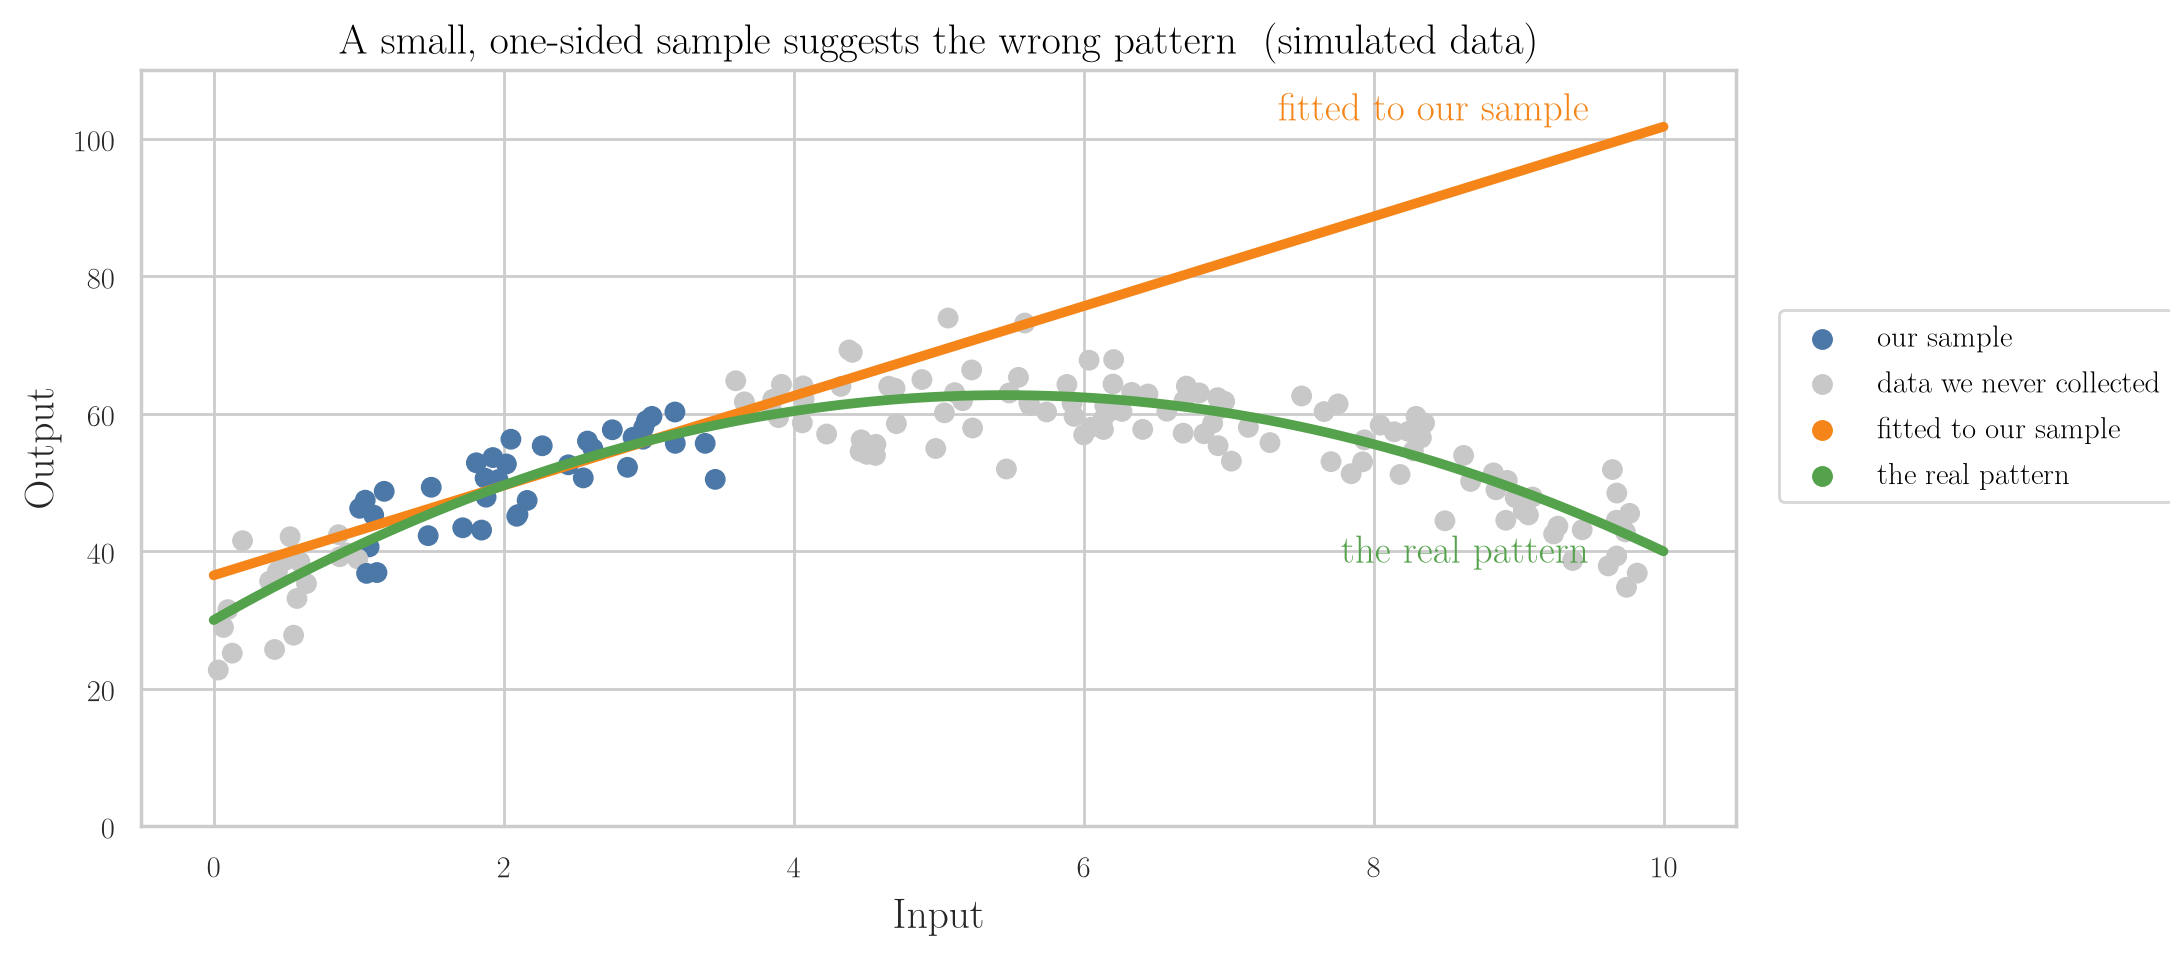

Reproduce this figure in Python.
"""A non-representative sample tells the wrong story. Simulated data."""
from pathlib import Path
import numpy as np
import pandas as pd
import seaborn as sns
import seaborn.objects as so

here = Path(__file__).parent
rng = np.random.default_rng(2)
true = lambda x: 30 + 12 * x - 1.1 * x ** 2      # the real relationship: rises, then falls
x_all = rng.uniform(0, 10, 160)
y_all = true(x_all) + rng.normal(0, 4, x_all.size)
in_sample = (x_all > 1) & (x_all < 3.5)          # we only collected data from one narrow range

slope, intercept = np.polyfit(x_all[in_sample], y_all[in_sample], 1)
xs = np.linspace(0, 10, 100)
points = pd.DataFrame({"x": x_all, "y": y_all,
                       "Data": np.where(in_sample, "our sample", "data we never collected")})
lines = pd.concat([pd.DataFrame({"x": xs, "y": slope * xs + intercept, "Line": "fitted to our sample"}),
                   pd.DataFrame({"x": xs, "y": true(xs), "Line": "the real pattern"})], ignore_index=True)

labels = pd.DataFrame({"x": [9.6, 9.6], "y": [slope * 9.6 + intercept, true(9.6) - 9],
                       "t": ["fitted to our sample", "the real pattern"], "Line": ["fitted to our sample", "the real pattern"]})

plot = (
    so.Plot(points, x="x", y="y")
    .add(so.Dot(pointsize=7), color="Data")
    .add(so.Line(linewidth=3.5), data=lines, x="x", y="y", color="Line", legend=False)
    .add(so.Text(halign="right", valign="bottom", fontsize=14, offset=6), data=labels, x="x", y="y", text="t", color="Line", legend=False)
    .scale(color={"our sample": "#4C78A8", "data we never collected": "#C8C8C8",
                  "fitted to our sample": "#F58518", "the real pattern": "#54A24B"})
    .limit(y=(0, 110))
    .label(x="Input", y="Output", color="",
           title="A small, one-sided sample suggests the wrong pattern  (simulated data)")
    .layout(size=(9, 5))
    .theme({**sns.axes_style("whitegrid"), "font.family": "Latin Modern Roman", "font.size": 14,
            "axes.titlesize": 15, "axes.labelsize": 15})
)
plot.save(here / "non_representative.png", dpi=200, bbox_inches="tight")
plot.save(here / "non_representative.pdf", bbox_inches="tight")
